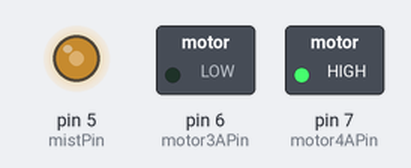
This sketch was run on a simulated Arduino Uno, built with avr-gcc and run on an emulated ATmega328P. Shown: switched loads named in the sketch (green lamp = pin HIGH), output pins drawn as LEDs (lit = HIGH).

Above: at 0.1 s.
Timing chart, 0 to 1.6 s (numbered marks = the images above):
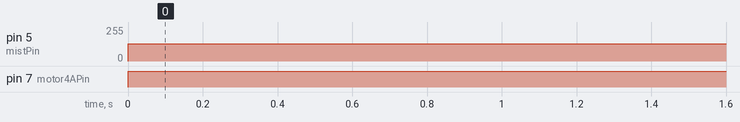

The sketch:

mist_test.ino
```cpp
int mistPin  = 5;          // ミストのPWM制御
int motor3APin = 6;        // 3A
int motor4APin = 7;        // 4A
int mist_value_motor2;
void mistpwm_with(int speed_num){
  digitalWrite(motor3APin, LOW); // 1Y is set LOW
  digitalWrite(motor4APin, HIGH); //　2Y is set HIGH
  mist_value_motor2 = speed_num; // this has 0~255
  analogWrite(mistPin, mist_value_motor2);
}
void setup() {
  // put your setup code here, to run once:
  Serial.begin(9600);
  pinMode(mistPin,OUTPUT);
  pinMode(motor3APin,OUTPUT);
  pinMode(motor4APin,OUTPUT);
}

void loop() {
  // put your main code here, to run repeatedly:
  mistpwm_with(128);
  delay(1000);
}
```

Measured:
- by itself, pin 5 (mistPin): 0/255 → 128/255 at 0.00 s
- by itself, pin 7 (motor4APin): LOW → HIGH at 0.00 s
